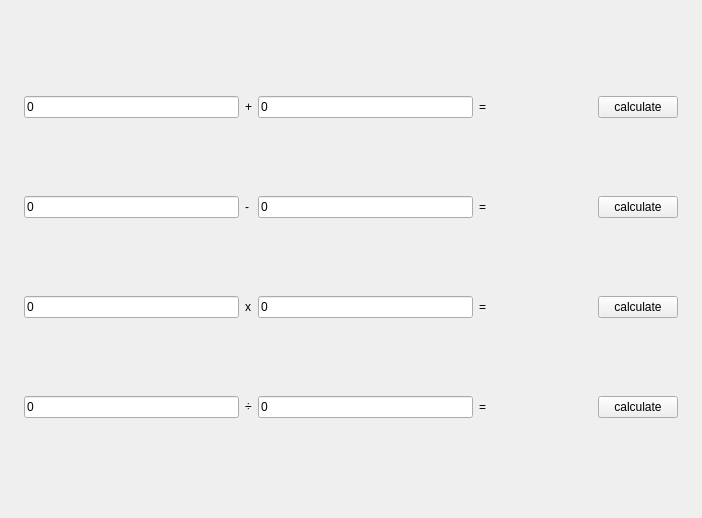
<?xml version="1.0" encoding="UTF-8"?>
<ui version="4.0">
 <class>testInstallationNodeView</class>
 <widget class="QWidget" name="testInstallationNodeView">
  <property name="geometry">
   <rect>
    <x>0</x>
    <y>0</y>
    <width>702</width>
    <height>518</height>
   </rect>
  </property>
  <property name="windowTitle">
   <string>Form</string>
  </property>
  <layout class="QGridLayout" name="gridLayout">
   <property name="leftMargin">
    <number>15</number>
   </property>
   <property name="topMargin">
    <number>15</number>
   </property>
   <property name="rightMargin">
    <number>15</number>
   </property>
   <property name="bottomMargin">
    <number>15</number>
   </property>
   <property name="spacing">
    <number>15</number>
   </property>
   <item row="0" column="0">
    <widget class="QWidget" name="widget" native="true">
     <layout class="QGridLayout" name="gridLayout_2">
      <item row="0" column="0">
       <widget class="QLineEdit" name="lineEdit">
        <property name="text">
         <string>0</string>
        </property>
       </widget>
      </item>
      <item row="0" column="1">
       <widget class="QLabel" name="label">
        <property name="text">
         <string>+</string>
        </property>
       </widget>
      </item>
      <item row="0" column="2">
       <widget class="QLineEdit" name="lineEdit_2">
        <property name="text">
         <string>0</string>
        </property>
       </widget>
      </item>
      <item row="0" column="3">
       <widget class="QLabel" name="label_5">
        <property name="text">
         <string>=</string>
        </property>
       </widget>
      </item>
      <item row="0" column="5">
       <widget class="QPushButton" name="pushButton">
        <property name="text">
         <string>calculate</string>
        </property>
       </widget>
      </item>
      <item row="1" column="0">
       <widget class="QLineEdit" name="lineEdit_3">
        <property name="text">
         <string>0</string>
        </property>
       </widget>
      </item>
      <item row="1" column="1">
       <widget class="QLabel" name="label_2">
        <property name="text">
         <string>-</string>
        </property>
       </widget>
      </item>
      <item row="1" column="2">
       <widget class="QLineEdit" name="lineEdit_4">
        <property name="text">
         <string>0</string>
        </property>
       </widget>
      </item>
      <item row="1" column="3">
       <widget class="QLabel" name="label_6">
        <property name="text">
         <string>=</string>
        </property>
       </widget>
      </item>
      <item row="1" column="5">
       <widget class="QPushButton" name="pushButton_2">
        <property name="text">
         <string>calculate</string>
        </property>
       </widget>
      </item>
      <item row="2" column="0">
       <widget class="QLineEdit" name="lineEdit_5">
        <property name="text">
         <string>0</string>
        </property>
       </widget>
      </item>
      <item row="2" column="1">
       <widget class="QLabel" name="label_3">
        <property name="text">
         <string>x</string>
        </property>
       </widget>
      </item>
      <item row="2" column="2">
       <widget class="QLineEdit" name="lineEdit_6">
        <property name="text">
         <string>0</string>
        </property>
       </widget>
      </item>
      <item row="2" column="3">
       <widget class="QLabel" name="label_7">
        <property name="text">
         <string>=</string>
        </property>
       </widget>
      </item>
      <item row="2" column="5">
       <widget class="QPushButton" name="pushButton_3">
        <property name="text">
         <string>calculate</string>
        </property>
       </widget>
      </item>
      <item row="3" column="0">
       <widget class="QLineEdit" name="lineEdit_7">
        <property name="text">
         <string>0</string>
        </property>
       </widget>
      </item>
      <item row="3" column="1">
       <widget class="QLabel" name="label_4">
        <property name="text">
         <string>÷</string>
        </property>
       </widget>
      </item>
      <item row="3" column="2">
       <widget class="QLineEdit" name="lineEdit_8">
        <property name="text">
         <string>0</string>
        </property>
       </widget>
      </item>
      <item row="3" column="3">
       <widget class="QLabel" name="label_8">
        <property name="text">
         <string>=</string>
        </property>
       </widget>
      </item>
      <item row="3" column="5">
       <widget class="QPushButton" name="pushButton_4">
        <property name="text">
         <string>calculate</string>
        </property>
       </widget>
      </item>
      <item row="0" column="4">
       <widget class="QLabel" name="label_9">
        <property name="minimumSize">
         <size>
          <width>100</width>
          <height>0</height>
         </size>
        </property>
        <property name="text">
         <string/>
        </property>
       </widget>
      </item>
      <item row="1" column="4">
       <widget class="QLabel" name="label_10">
        <property name="text">
         <string/>
        </property>
       </widget>
      </item>
      <item row="2" column="4">
       <widget class="QLabel" name="label_11">
        <property name="text">
         <string/>
        </property>
       </widget>
      </item>
      <item row="3" column="4">
       <widget class="QLabel" name="label_12">
        <property name="text">
         <string/>
        </property>
       </widget>
      </item>
     </layout>
    </widget>
   </item>
  </layout>
 </widget>
 <resources/>
 <connections/>
</ui>
